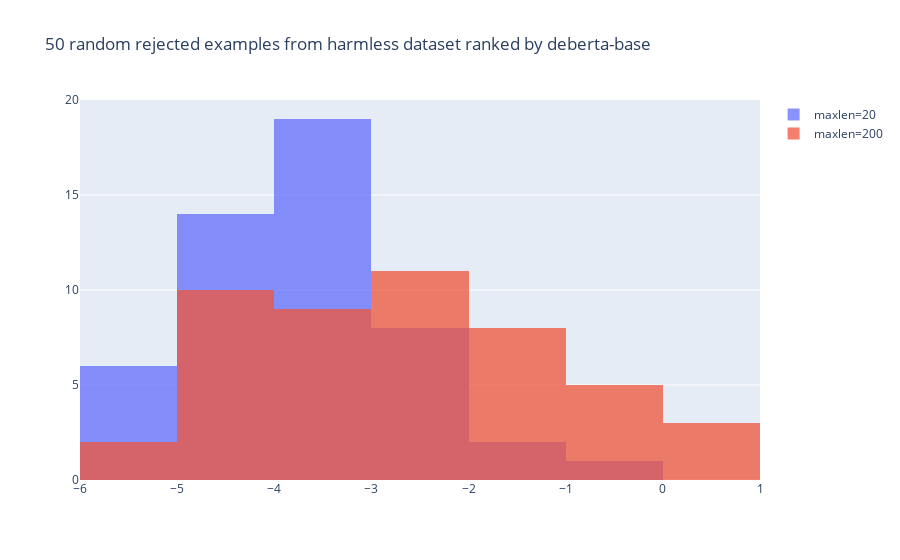

The notebook cell saved with this chart:
### Code cell
# plot_two_histograms(score_rejected.flatten(), score_rejected_2.flatten(), "50 random rejected examples from harmless dataset ranked by deberta-base", xname_1="maxlen=20", xname_2="maxlen=200")

### Figure 1 — Plotly figure (JSON) as saved in the notebook; plotly's stock layout.template omitted (floating-point values rounded to 4 significant figures)
{"data": [{"name": "maxlen=20", "opacity": 0.75, "type": "histogram", "x": [-5.108, -4.149, -2.87, -0.9322, -4.884, -4.862, -3.742, -4.038, -3.99, -3.478, -3.696, -2.776, -3.093, -3.685, -5.149, -5.479, -4.617, -1.263, -4.943, -3.502, -4.145, -3.364, -3.064, -2.21, -4.365, -5.011, -4.417, -3.758, -3.976, -3.785, -2.425, -3.755, -3.009, -5.656, -2.939, -1.935, -2.438, -4.314, -3.226, -3.525, -5.718, -2.557, -3.551, -4.164, -4.848, -2.669, -4.201, -3.09, -3.204, -4.78], "xbins": {"end": 2, "size": 1, "start": -6}}, {"name": "maxlen=200", "opacity": 0.75, "type": "histogram", "x": [-4.139, -2.679, -5.245, -0.9623, -4.534, -5.024, -4.84, -3.537, -2.792, -3.897, -1.719, -1.32, -6.133, -4.445, -4.609, -2.829, -4.575, -2.339, -1.969, -3.528, -0.5125, -0.8994, -3.513, -3.975, -2.717, -4.288, -4.799, -0.333, -4.038, -2.397, -3.046, -2.022, -0.8671, -3.016, -2.148, -1.935, -1.738, -6.726, 0.6392, -3.928, -1.907, -1.171, -1.903, 0.9556, -4.783, -2.514, -3.75, -2.474, 0.1821, -2.279], "xbins": {"end": 2, "size": 1, "start": -6}}], "layout": {"barmode": "overlay", "title": {"text": "50 random rejected examples from harmless dataset ranked by deberta-base"}}}
